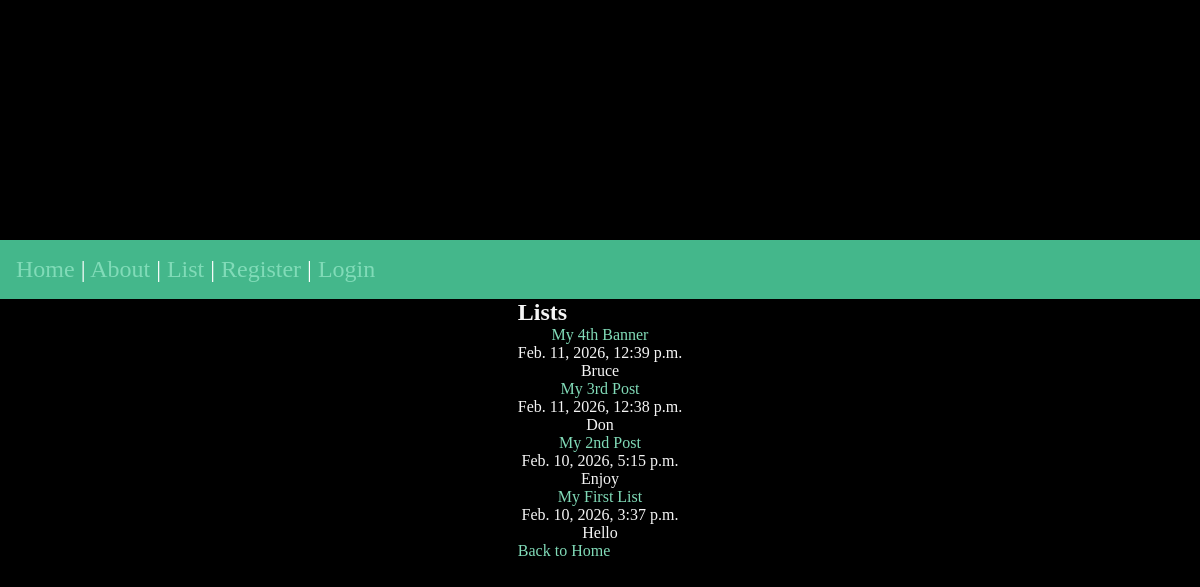
The page /list/ on the database as committed earlier.
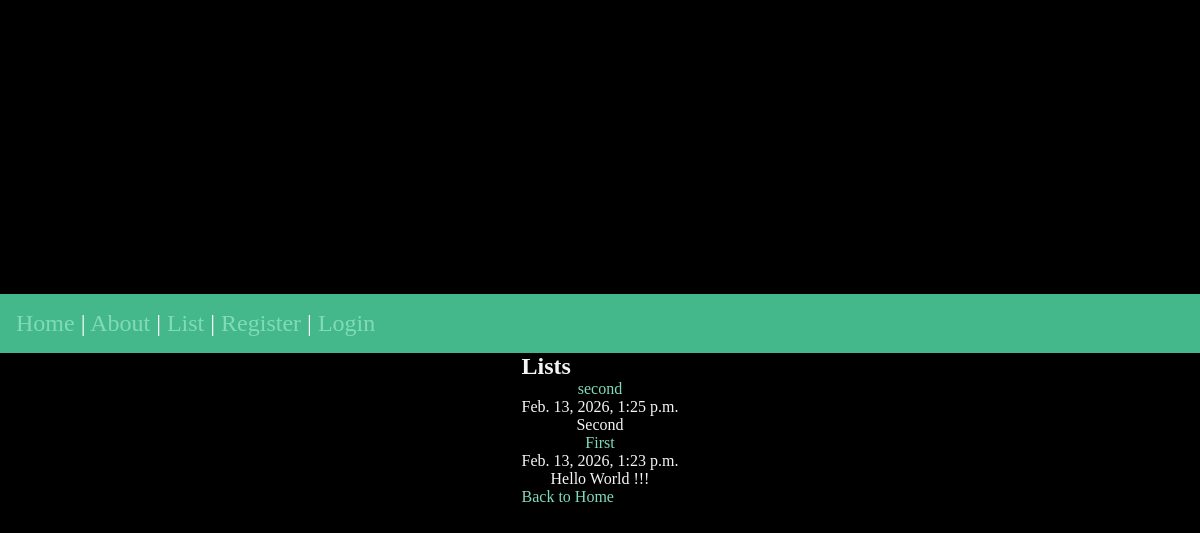
The same page on the database as committed later.
### list/models.py (models this page shows, shortened)
class List(models.Model):
    title = models.CharField(max_length=50)
    body = models.TextField()
    slug = models.SlugField()
    date = models.DateTimeField(auto_now_add=True)
    banner = models.ImageField(default='fallback.png', blank=True)
    author = models.ForeignKey(User, on_delete=models.CASCADE, default=None, null=True)

### list/views.py (the view)
# urls.py: path('', views.post, name='post'),
def post(request):
    lists = List.objects.all().order_by('-date')
    return render(request, 'list/list.html', {'lists':lists})

### list/templates/list/list.html (shortened to what this page needs)
{% extends 'layout.html' %}
{% block content %}
    <h2>Lists</h2>
    <article>
        {% for list in lists %}
        <a href="{% url 'list:post_list' list.slug %}"><p>{{ list.title }}</p></a>
        <p>{{ list.date }}</p>
        <p>{{ list.body }}</p>
        {% endfor %}
    </article>
    <a href="{% url 'home' %}">Back to Home</a>
{% endblock %}

### templates/layout.html (shortened to what this page needs)
<!DOCTYPE html>
{% load static %}
<html lang="en">
<head>
    <link rel="stylesheet" href="{% static 'css/style.css' %}">
</head>
<body>
    <nav>
        <a href="{% url 'home' %}">Home</a> |
        <a href="{% url 'about' %}">About</a> |
        <a href="{% url 'list:post' %}">List</a> |
        {% if user.is_authenticated %}
            <a href="{% url 'list:new-post' %}">New</a> |
            <form action="{% url 'users:logout' %}" class="logout" method="post">
                {% csrf_token %}
                <button class="logout-button">Logout</button>
            </form> |
        {% else %}
            <a href="{% url 'users:register' %}">Register</a> |
            <a href="{% url 'users:login' %}">Login</a>
        {% endif %}
    </nav>
    <main>
        {% block content %}
        {% endblock %}
    </main>
</body>
</html>

### static/css/style.css (style rules this page uses)
* { margin: 0; padding: 0; box-sizing: border-box; }
body { min-height: 100vh; min-width: 100vw; max-width: 100vw; display: grid; place-content: center; font-size: 1rem; background-color: black; color: whitesmoke; }
nav { padding: 1rem; background-color: #44B78B; max-width: 100vw; color: white; font-size: 1.5rem; min-width: 100vw; position: sticky; }
main { flex-grow: 1; display: grid; place-content: center; }
h1, p { text-align: center; }
a { text-decoration: none; color: #81dbb8; }

Rows that differ between the two databases and show on the page:
removed List: title "My 4th Banner", date "Feb. 11, 2026, 12:39 p.m.", body "Bruce"
removed List: title "My First List", date "Feb. 10, 2026, 3:37 p.m.", body "Hello"
changed List: title "My 3rd Post" → "second"; date "Feb. 11, 2026, 12:38 p.m." → "Feb. 13, 2026, 1:25 p.m."; body "Don" → "Second"
changed List: title "My 2nd Post" → "First"; date "Feb. 10, 2026, 5:15 p.m." → "Feb. 13, 2026, 1:23 p.m."; body "Enjoy" → "Hello World !!!"
